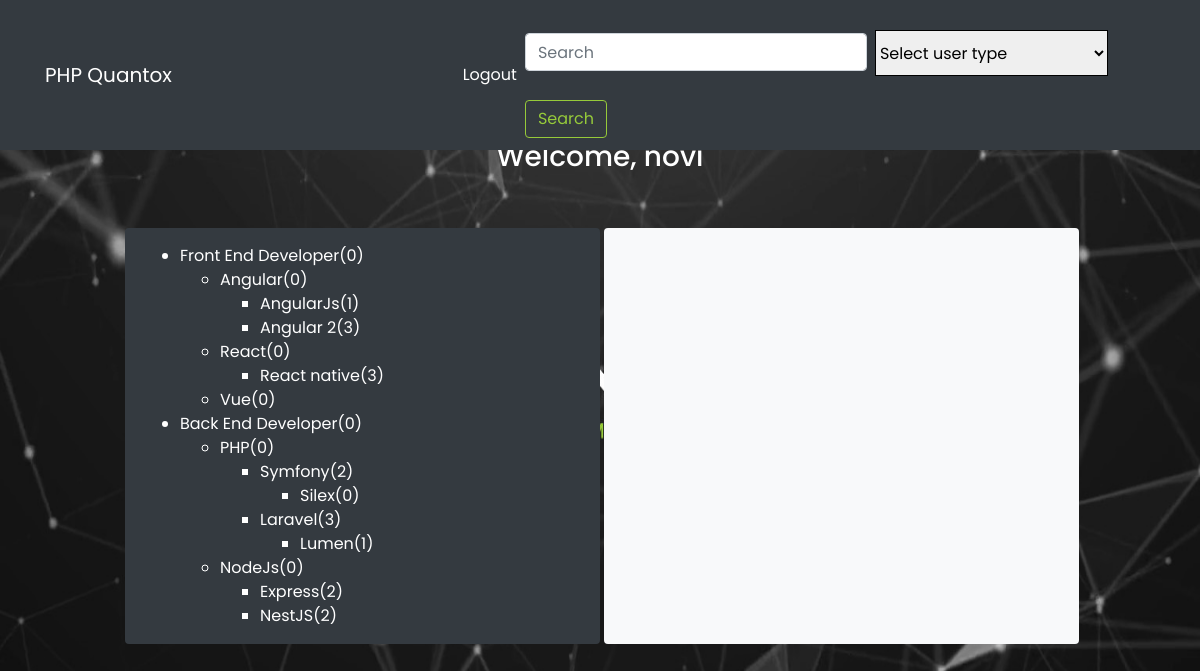
Screenshot of /results.php (signed in) with the database file from the repository.
### tables this page shows
CREATE TABLE `user_type` (
  `id` int(11) NOT NULL,
  `type` varchar(70) NOT NULL,
  `parent` int(11) NOT NULL
);

### functions.php (the view, shortened to what this page needs)
<?php
class Database {
    function __construct($project = 0) {
        $servername = "localhost";
        $password = "";
        $username = "root";
        $dbname = "milosdb";
        $this->conn = new mysqli($servername, $username, $password, $dbname);
    }
}
function get_types() {
    $db = new Database;
    $user_types = array();
	$sql="SELECT user_type.type as type_name,user_type.parent as parent, user_type.id as tid, t1.* FROM user_type LEFT JOIN ( SELECT *, COUNT(*) as count FROM user GROUP BY user.type) as t1 ON t1.type=user_type.id";
    $all_types_res = $db->conn->query($sql);
    while ($row = mysqli_fetch_array($all_types_res)) {
		$user_types[$row['tid']]['id'] = $row['tid'];
        $user_types[$row['tid']]['name'] = $row['type_name'];
        $user_types[$row['tid']]['parent'] = $row['parent'];
		$user_types[$row['tid']]['count'] = $row['count'];
    }
    return $user_types;
}
function display_types($array){
    echo "<ul class='types'>";
	$count = 0;
        foreach($array as $value){
			if(empty($value['count'])){
				$value['count'] = 0;
			}
			$count+=$value['count'];
			echo "<li>".$value['name']."(". $count.")";
				if(isset($value['children']) && !empty($value['children'])){
					display_types($value['children']);
				}
        }
    echo "</ul>";
}

### css/index.css (style rules this page uses)
body { margin: 0; padding: 0; font-family: 'Poppins', sans-serif; height: 100vh; width: 100%; background-image: url(../img/1.jpg); background-repeat: no-repeat; background-size: 100% 100%; }
.types { color: white; }

### rows the page displays
user_type: type "Front End Developer", count "0"
user_type: type "Angular", count "0"
user_type: type "AngularJs", count "1"
user_type: type "Angular 2", count "3"
user_type: type "React", count "0"
user_type: type "React native", count "3"
user_type: type "Vue", count "0"
user_type: type "Back End Developer", count "0"
user_type: type "PHP", count "0"
user_type: type "Symfony", count "2"
user_type: type "Silex", count "0"
user_type: type "Laravel", count "3"
user_type: type "Lumen", count "1"
user_type: type "NodeJs", count "0"
user_type: type "Express", count "2"
user_type: type "NestJS", count "2"

### other values shown
$_SESSION['name'] "novi"
